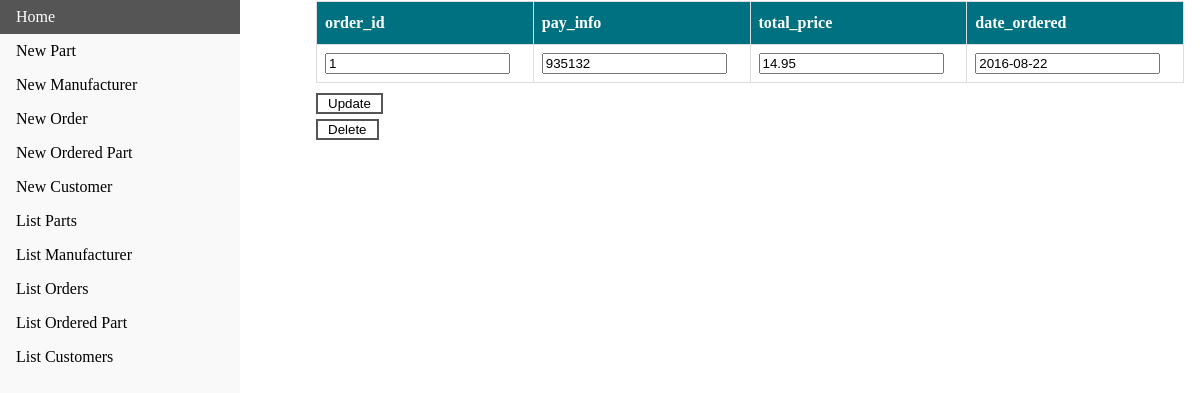
The page /display/order/1 on the database its author committed.
### tables this page shows
CREATE TABLE "order" (
order_id INTEGER NOT NULL PRIMARY KEY,
pay_info TEXT NOT NULL,
total_price REAL NOT NULL,
date_ordered TEXT NOT NULL );

### webpage.py (the view, shortened to what this page needs)
@app.route('/display/<itype>/<ident1>/<ident2>')
@app.route('/display/<itype>/<ident1>')
@app.route('/display')
def display(itype,ident1='Anon',ident2='Anon'):
    if itype == 'Anon':
        return render_template('index.html', msg="Enter a type to see a list")
    primk = {'part': 'part_id',
             'manufacturer': 'name',
             'customer': 'cust_id',
             'order': 'order_id'}
    con = sql.connect("test3.db")
    cur = con.cursor()
    cur.execute("SELECT * FROM '{}' WHERE {}=?".format(itype, primk[itype]), (ident1,))
    row = cur.fetchone()
    names = [description[0] for description in cur.description]
    tname = itype
    return render_template('display.html', row=row, names=names, tname=tname)

### templates/display.html (shortened to what this page needs)
<!doctype html>
<html>
  <head>
    <link rel="stylesheet" type="text/css" href="{{ url_for('static', filename='css/button.css') }}">
    <link rel="stylesheet" type="text/css" href="{{ url_for('static', filename='css/navbar.css') }}" />
    <link rel="stylesheet" type="text/css" href="{{ url_for('static', filename='css/table.css') }}" />
  </head>
  <body>
    <ul>
			<li><a href="/" >Home</a></li>
			<li><a href="/insert/part">New Part</a></li>
			<li><a href="/insert/man">New Manufacturer</a></li>
			<li><a href="/insert/order">New Order</a></li>
			<li><a href="/insert/op">New Ordered Part</a></li>
			<li><a href="/insert/cust">New Customer</a></li>
			<li><a href="/list/part">List Parts</a></li>
			<li><a href="/list/manufacturer">List Manufacturer</a></li>
			<li><a href="/list/order">List Orders</a></li>
			<li><a href="/list/ordered_part">List Ordered Part</a></li>
			<li><a href="/list/customer">List Customers</a></li>
		</ul>
    <div id="tb" style="margin-left:25%;padding:1px 16px;height:100%;">
      <form action="{{ url_for("modify", itype=tname) }}" method="post">
      <table>
        <thead>
          <tr>
            {% for col in names %}
            <th>{{ col }}</th>
            {% endfor %}
          </tr>
        </thead>
          <tr>
          {% for i in row %}
	    {% if names[loop.index0] not in ["name", "order_id", "part_id", "cust_id"] or (tname == "part" and names[loop.index0] == "name") %}
	    <td><input type=text value='{{ i }}' name={{ names[loop.index0] }}></td>
	    {% else %}
	    <td><input type=text value='{{ i }}' name={{ names[loop.index0] }} readonly></td>
	    {% endif %}
          {% endfor %}
          </tr>
      </table>
      <input class="button" style="margin-top: 10px" type=submit value="Update">
    </form>
    {% if tname != "ordered_part" %}
    <form action="{{ url_for('delete', itype=tname, ident=row[0]) }}" method="post">
	    <input class="button" type="submit" value="Delete" />
    </form>
    {% else %}
    <form action="{{ url_for('delete', itype=tname, ident=row[0], ident2=row[1]) }}" method="post">
	    <input class="button" type="submit" value="Delete" />
    </form>
    {% endif %}
  <body>
</html>

### static/css/button.css (style rules this page uses)
.button { background-color: white; color: black; border: 2px solid #555555; padding-left: 10px; padding-right: 10px; margin-top: 5px; }

### static/css/navbar.css (style rules this page uses)
body { margin: 0; }
ul { list-style-type: none; margin: 0; padding: 0; width: 20vw; background-color: #f1f1f175; position: fixed; height: 100%; overflow: auto; }
li a { display: block; color: #000; padding: 8px 16px; text-decoration: none; }

### static/css/table.css (style rules this page uses)
div { border-radius: 5px; background-color: #ffffffea; }
table { font-family: MuseoSans; border-collapse: collapse; width: 100%; }
tr { border-bottom: 1px solid #f2f2f2; }
th, td { border: 1px solid #ddd; padding: 8px; }
th { padding-top: 12px; padding-bottom: 12px; text-align: left; background-color: rgb(0, 113, 128); color: white; }

### rows shown on the page
order: pay_info "935132", total_price "14.95", date_ordered "2016-08-22"

### other values the page prints
{{ col }} "order_id" "pay_info" "total_price" "date_ordered"
